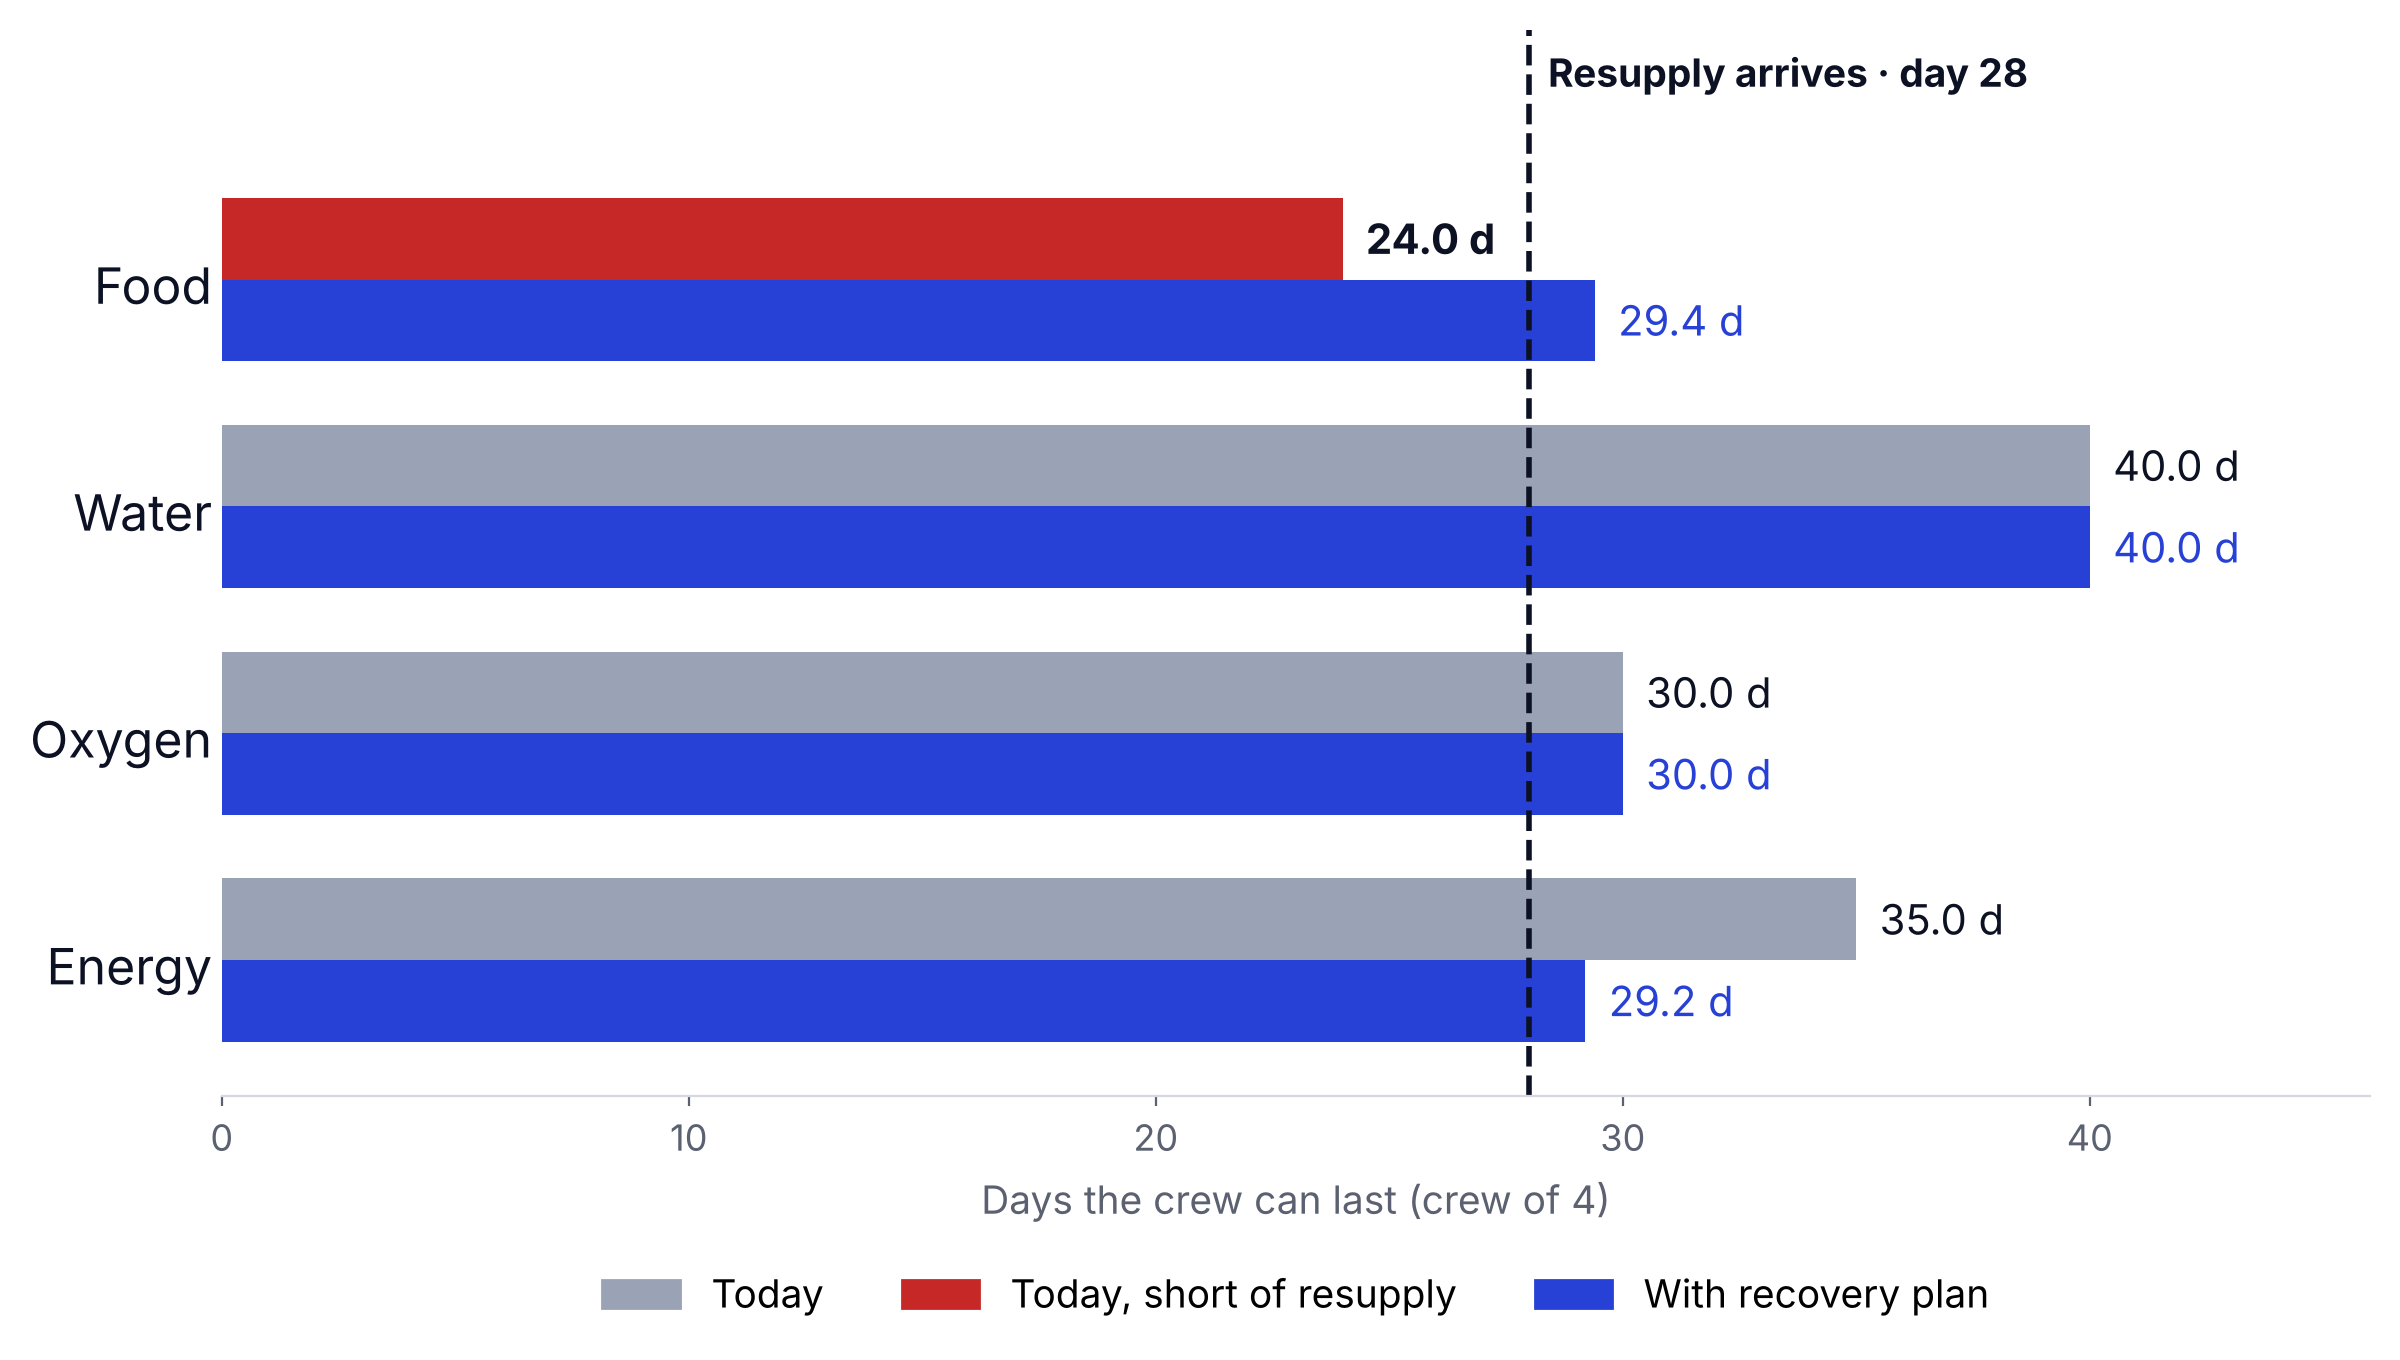

Write Python code to recreate this figure.
import matplotlib; matplotlib.use('Agg')
import matplotlib.pyplot as plt
res=['Food','Water','Oxygen','Energy']; now=[24.0,40.0,30.0,35.0]; plan=[29.4,40.0,30.0,29.2]
fig,ax=plt.subplots(figsize=(12,6.8),dpi=200)
fig.patch.set_facecolor('white'); ax.set_facecolor('white')
y=range(len(res)); h=0.36
ink='#0c1124'; sub='#5b6170'
c_now=['#c62828' if v<28 else '#9aa3b5' for v in now]
ax.barh([i-h/2 for i in y],now,h,color=c_now,label='Today')
ax.barh([i+h/2 for i in y],plan,h,color='#2741d6',label='With recovery plan')
for i,(a,b) in enumerate(zip(now,plan)):
    ax.text(a+0.5,i-h/2,f'{a:.1f} d',va='center',fontsize=15,color=ink,fontweight='bold' if a<28 else 'normal')
    ax.text(b+0.5,i+h/2,f'{b:.1f} d',va='center',fontsize=15,color='#2741d6')
ax.axvline(28,color=ink,ls='--',lw=2)
ax.text(28.4,-0.85,'Resupply arrives · day 28',fontsize=14,color=ink,fontweight='bold')
ax.set_yticks(list(y)); ax.set_yticklabels(res,fontsize=18,color=ink); ax.invert_yaxis()
ax.set_xlim(0,46); ax.set_ylim(3.6,-1.1)
ax.set_xlabel('Days the crew can last (crew of 4)',fontsize=14,color=sub,labelpad=6)
ax.tick_params(axis='x',labelsize=13,colors=sub); ax.tick_params(axis='y',length=0)
for s in ['top','right','left']: ax.spines[s].set_visible(False)
ax.spines['bottom'].set_color('#d5d8e0')
from matplotlib.patches import Patch
ax.legend(handles=[Patch(color='#9aa3b5',label='Today'),Patch(color='#c62828',label='Today, short of resupply'),Patch(color='#2741d6',label='With recovery plan')],loc='upper center',bbox_to_anchor=(0.5,-0.13),ncol=3,fontsize=14,frameon=False)
plt.tight_layout(); plt.savefig('survival_chart.png',facecolor='white')
